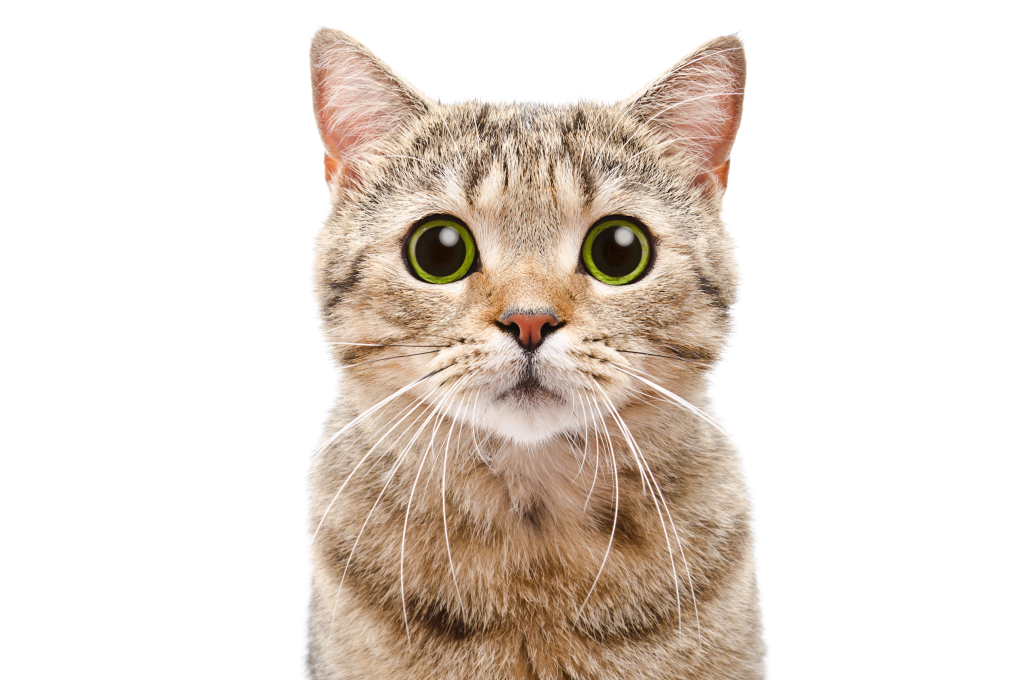
#> input picture example cats/cat_easy.jpg, 4106 x 2720 px (shown at 1/4 size)
$ python imagesegmentation.py
#> lines starting #> are read from the running program, lines starting #| are printed output that depends on the picture
from __future__ import division

import argparse

import networkx.algorithms.flow as algos
import matplotlib.pyplot as plt
from scipy import ndimage
import networkx as nx
import numpy as np
import pickle
import scipy
import time
import cv2
import sys
import os

from collections import defaultdict
from simcut import sim_cut

OBJCOLOR, BKGCOLOR = (0, 0, 255), (0, 255, 0)
OBJCODE, BKGCODE = 1, 2
OBJ, BKG = "OBJ", "BKG"
CUTCOLOR = (0, 0, 255)
SOURCE, SINK = -2, -1
SF = 10

# plant seeds option
MANUAL = False
# plant seeds only ones for every image size and type
MANUAL_FIRST = False
LOADSEEDS = False


# [98 lines left out: functions show_image, plant_seed_manual, not called in this run]


def plant_seed(image: np.ndarray, pathname: str):
    """
    Opens image and seed, and adds the seed onto the image
    :param image: The image to load
    :param pathname: The name tof the image
    :return: The seeds
    """
    seeds_file = "seeds.txt"
    if MANUAL:
        seeds_file = "seeds1.txt"

    def drawLines(x, y, pixelType):
        code = BKGCODE
        if pixelType == OBJ:
            code = OBJCODE

        cv2.circle(seeds, (x // SF, y // SF), 10 // SF, code, -1)

    seeds = np.zeros(image.shape, dtype="uint8")

    f = open(seeds_file, "r")
    size = image.shape[0]
    if size > 100: size = "none"
    line_str = pathname + "_" + str(size) + "\n"
    for x in f:
        if x == line_str:
            x = f.readline()
            while x != "#\n":
                pair = x.split()
                drawLines(int(pair[0]), int(pair[1]), OBJ)
                x = f.readline()
            x = f.readline()

            while x != "#\n":
                pair = x.split()
                drawLines(int(pair[0]), int(pair[1]), BKG)
                x = f.readline()
            break
    f.close()

    return seeds, None


def build_graph(image: np.ndarray, pathname: str, sigma: int = 30, save_seeded_image: bool = False):
    """
    Build the graph from the image
    :param image: The image to build the graph from
    :param pathname: The name of the image
    :param sigma: The sigma to use for calculating the capacity value
    :param save_seeded_image: Should the image with the seed be saved
    :return: The graph and the seeded image
    """
    V = image.size + 2
    if (V > 1e5):
        raise MemoryError
    graph = nx.Graph()
    K, graph = make_N_links(graph, image, sigma=sigma)
    if MANUAL_FIRST and MANUAL:
        seeds, seededImage = plant_seed_manual(image, pathname)
    else:
        seeds, seededImage = plant_seed(image, pathname.split("/")[-1])

    make_T_links(graph, seeds, K)

    if save_seeded_image:
        # Fast way to save the seeds on the image
        pixels = []
        for x in seeds.flatten():
            if x == 0:
                pixels.append((0, 0, 0, 0))
            if x == 1:
                pixels.append((255, 0, 0, 150))
            if x == 2:
                pixels.append((0, 255, 0, 150))
        np_pixels = np.array(pixels)
        plt.imshow(image, cmap="gray")
        plt.imshow(np_pixels.reshape(image.shape[0], image.shape[0], 4))
        plt.axis("off")
        plt.tight_layout()
        os.makedirs("seeded_cats", exist_ok=True)
        plt.savefig(f"seeded_cats/{pathname}_{image.shape[0]}.png", bbox_inches='tight', pad_inches=0)
    return graph, seededImage


def make_N_links(graph, image, sigma=30):
    """
    Create the N links of the graph from the image.
    :param graph: The graph to add the capacity on
    :param image: The image of reference
    :param sigma: The sigma to use in the calculation
    :return: The K value for the T links and the graph
    """
    boundray_penalty_constant = -2 * pow(sigma, 2)

    K = -float("inf")
    r, c = image.shape

    # Create a mask for all pixels under the original pixels
    zero_len_vec = np.expand_dims(np.zeros(image.shape[1]), axis=0)
    Dimage = np.vstack((image, zero_len_vec))[1:, :]

    # Create a mask for all pixels to the right of the original pixels
    zero_high_vec = np.expand_dims(np.zeros(image.shape[0]), axis=1)
    Rimage = np.hstack((image, zero_high_vec))[:, 1:]

    # Calculate the links between the rows
    Dimage = 100 * np.exp(((image.astype("int32") - Dimage.astype("int32")) ** 2) / boundray_penalty_constant)[:-1, :]
    # Calculate the links between the cols
    Rimage = 100 * np.exp(((image.astype("int32") - Rimage.astype("int32")) ** 2) / boundray_penalty_constant)[:, :-1]

    # Create the nodes of the graph and define the capacity of the rows
    for i in range(r - 1):
        x = np.arange(c) + (i * c)
        s = Dimage[i, :]
        y = np.arange(c) + ((i + 1) * c)
        a = np.vstack((x, y, s)).T
        graph.add_weighted_edges_from(a, weight="capacity")
    # Define the capacity of the cols
    for i in range(c - 1):
        x = np.arange(r) * (r) + i
        s = Rimage[:, i]
        y = np.arange(r) * (r) + (i + 1)
        a = np.vstack((x, y, s)).T
        graph.add_weighted_edges_from(a, weight="capacity")
    # Define K to be the maximum capacity in the graph
    K = max([c["capacity"] for s, t, c in graph.edges(data=True)])

    return K, graph


def make_T_links(graph, seeds, K):
    """
    Create the T links of the graph. works inplace.
    :param graph: The graph to add the T links on
    :param seeds: The seeds to connect
    :param K: The capacity of the T links
    :return: None
    """
    r, c = seeds.shape

    for i in range(r):
        for j in range(c):
            x = i * c + j
            if seeds[i][j] == OBJCODE:
                graph.add_edge(SOURCE, x, capacity=K)
            elif seeds[i][j] == BKGCODE:
                graph.add_edge(SINK, x, capacity=K)


# [18 lines left out: function display_cut, not called in this run]


def create_graph_from_img(imagefile: str, sigma: int, size=None):
    """
    Create graph from the image
    :param imagefile: The path of the image
    :param size: A size for resizing the image
    :param sigma: The initial sigma to calculate the capacity with
    :return: The graph created, the image loaded ,the size chosen and the name of the image
    """
#> called with imagefile = 'example cats/cat_easy.jpg', sigma = 30, size = (30, 30)
    pathname = os.path.splitext(imagefile)[0]
    image = cv2.imread(imagefile, cv2.IMREAD_GRAYSCALE)
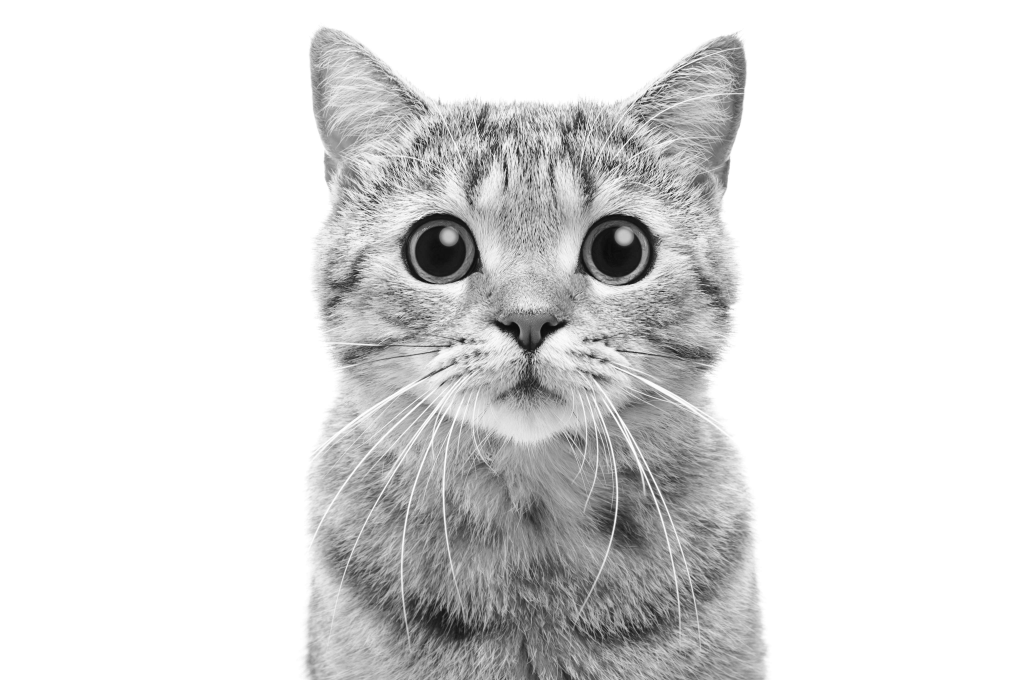
#> image: shape (2720, 4106) (shown at 1/4 size); min 0, max 255, mean 221.2
    if size != (None, None):
        image = cv2.resize(image, size)
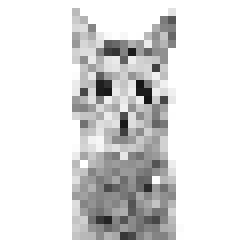
#> image: shape (30, 30) (shown 8 times larger); min 20, max 255, mean 221
    else:
        q, w = image.shape
        m = min(q, w)
        image = cv2.resize(image, (m, m))

    while True:
        try:
            graph, seededImage = build_graph(image, pathname, sigma=sigma)
            print(f"The resolution will be: {image.shape[0]}x{image.shape[1]}")
            size = (int(image.shape[0]), int(image.shape[1]))
            break
        except MemoryError:
            size = (int(image.shape[0] * 0.75), int(image.shape[1] * 0.75))
            image = cv2.resize(image, size)
            continue
#> this loop made 1 pass; (reads seeds.txt from the repository)
#> pass 1, in make_N_links, `Dimage = np.vstack((image, zero_len_vec))[1:, :]`:
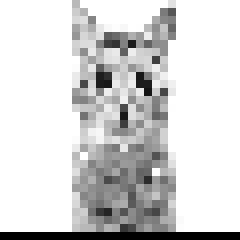
#> Dimage: shape (30, 30) float64 (shown 8 times larger); min 0, max 255, mean 212.5
#> pass 1, in make_N_links, `Rimage = np.hstack((image, zero_high_vec))[:, 1:]`:
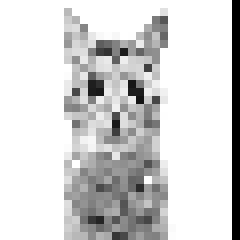
#> Rimage: shape (30, 30) float64 (shown 8 times larger); min 0, max 255, mean 212.5
#> pass 1, in make_N_links, `Dimage = 100 * np.exp(((image.astype("int32") - Dimage.astype("int32")..`:
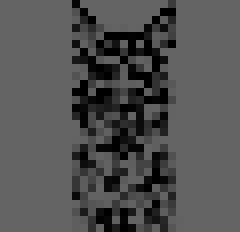
#> Dimage: shape (29, 30) float64 (shown 8 times larger); min 1.13e-09, max 100, mean 81.4
#> pass 1, in make_N_links, `Rimage = 100 * np.exp(((image.astype("int32") - Rimage.astype("int32")..`:
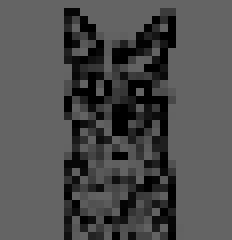
#> Rimage: shape (30, 29) float64 (shown 8 times larger); min 7.03e-10, max 100, mean 77.5
#> `graph, image, size_, pathname = create_graph_from_img(img_path, sigma=..`: size_ = (30, 30); pathname = 'example cats/cat_easy'
    return graph, image, size, pathname


def image_segmentation(graph, image, size, pathname, flag=False, algo=None, algo_name=None, show=False,
                       sigma: int = 30, sim_cut_i=20):
    """
    The main segmentation workflow
    :param graph: The graph to work with
    :param image: The image to segment
    :param size: A size to resize
    :param pathname: The name of the image
    :param algo: The algorithm to use in the segmentation
    :param algo_name: The name of the algorithm
    :param sigma: The sigma to calculate the capacity with
    :param flag: A flag for the shortest augmenting path algorithm. if false- use one phase, else- two phases
    :param show: True to show the segmentation after the calculation
    :return: The time of the calculation and the size of the image
    """
#> called with size = (30, 30), pathname = 'example cats/cat_easy', flag = False, algo_name = 'boykov_kolmogorov', show = False, sigma = 30, sim_cut_i = 20
    print(algo_name)

    global SOURCE, SINK
    found_good_sigma = False
    while not found_good_sigma:
        if algo_name == "shortest_augmenting_path" and flag is False:
            start_time = time.process_time()
            cut_value, partition = nx.minimum_cut(graph, SOURCE, SINK, capacity="capacity", flow_func=algo,
                                                  two_phase=False)
            end_time = time.process_time()

        elif algo_name == "shortest_augmenting_path":
            start_time = time.process_time()
            cut_value, partition = nx.minimum_cut(graph, SOURCE, SINK, capacity="capacity", flow_func=algo,
                                                  two_phase=True)
            end_time = time.process_time()

        elif "sim_cut" in algo_name:
            start_time = time.time()
            segmentation = algo(graph, SOURCE, SINK, sim_cut_i=sim_cut_i)
            end_time = time.time()
            # end of calculation - make the data look like the other algorithms
            segmentation = (segmentation.reshape(size))
            imax = (scipy.ndimage.maximum_filter(segmentation, size=3) != segmentation)
            # keep only pixels of original image at borders
            edges = np.where(imax, 1, -1).reshape(size[0] ** 2)
            cuts = []
            for node in np.where(edges > 0)[0]:
                if node < (len(graph) - 2):
                    cuts.append((node, node))
        else:
            # Normal case
            start_time = time.process_time()
            cut_value, partition = nx.minimum_cut(graph, SOURCE, SINK, capacity="capacity", flow_func=algo)
            end_time = time.process_time()

        try:
            reachable, non_reachable = partition  # This line will fail if we used sim cut
            cutset_clean = set()
            for u, nbrs in ((n, graph[n]) for n in reachable):
                cutset_clean.update((u, v) for v in nbrs if v in non_reachable)
            if len(cutset_clean) == 0:
                sigma += 10
                print(f"trying another sigma. sigma={sigma}")
                if sigma > 100:
                    found_good_sigma = True
                    cuts = sorted(cutset_clean)
                    print("Can't find a good sigma")
                graph, seededImage = build_graph(image, pathname, sigma=sigma)
            else:
                found_good_sigma = True
                cuts = sorted(cutset_clean)
        except:
            # sim cut was used
            break
#> after the loop, sigma = 30
    print("cuts:")
    print(cuts)
    print("Time to calculate:")
    print(end_time - start_time)
    image = display_cut(image, cuts)
    image = cv2.resize(image, (0, 0), fx=SF, fy=SF)
    if show:
        show_image(image)
    os.makedirs(f"{pathname} results", exist_ok=True)
    savename = f"{pathname} results/ {algo_name}_{size}_result.jpg"
    cv2.imwrite(savename, image)
    print("Saved image as", savename)
    return end_time - start_time, len(graph)


def parseArgs(algo_options_dict, default_images):
    parser = argparse.ArgumentParser()
    parser.add_argument("-p", "--paths", "--imagefile", type=str, nargs="*", default=default_images,
                        help="Path of images. could be one or more. default is an example of 4 cats.")
    parser.add_argument("--size", "-s",
                        default="30", type=str,
                        help="The resize value. Takes only one number. Defaults to 30 (30x30).Type 'None' for maximum "
                             "resolution.")
    parser.add_argument("--algos", "-a", default=["bk"], nargs='*',
                        choices=["all", *[o for o in algo_options_dict.keys()]],
                        help="The algorithms to use in this run. one or more. default is boyokov kolmagorov.")
    parser.add_argument("--sigma", default=30, type=int,
                        help="The sigma to use in the capacity calculations. default is 30.")
    parser.add_argument("-i", "-iter", "--iterations", default=20, type=int,
                        help="Number of iterations if sim cut is one of the algorithms. default is 20.")

    return parser.parse_args()


if __name__ == "__main__":
    algo_options_dict = {"pp": algos.preflow_push, "sc": sim_cut, "bk": algos.boykov_kolmogorov,
                         "sap": algos.shortest_augmenting_path, "dinitz": algos.dinitz, "d": algos.dinitz,
                         "ek": algos.edmonds_karp}
    default_images = ["example cats/cat_easy.jpg", "example cats/cat_a.jpg", "example cats/cat_yoy.jpg",
                      "example cats/cat_medium.jpg"]
    args = parseArgs(algo_options_dict, default_images)
    sigma = args.sigma
    images = args.paths
    sim_cut_i = args.iterations
    manual = (images != default_images)
    try:
        size = int(args.size)
    except:
        size = None
    if "all" in args.algos:
        algorithms = [i for i in algo_options_dict.values()]
        # Add shortest augmenting path two phase
        algorithms.append(algos.shortest_augmenting_path)
    else:
        algorithms = [algo_options_dict[i] for i in args.algos]


    def dd():
        return defaultdict(dict)


    all_runs_data = defaultdict(dd)
    try:
        if not manual:
            with open("pickled_data", "rb") as f:
                all_runs_data = pickle.load(f)
                f.close()
    except:
        pass

    if len(sys.argv) > 1:
        MANUAL = manual

    if manual:
        target_sizes = [size]
    else:
        target_sizes = [30, 100, None]

    for size in target_sizes:
        flag = False
        MANUAL_FIRST = True
        for algo in algorithms:
            # Save the algorithm nam for saving
            if algo.__name__ == "shortest_augmenting_path" and flag is False:
                algo_name = algo.__name__ + " one phase"
            elif algo.__name__ == "shortest_augmenting_path" and flag is True:
                algo_name = algo.__name__ + " two phase"
            elif algo.__name__ == "sim_cut":
                algo_name = f"sim_cut_{sim_cut_i}_iter_better_implement"
            else:
                algo_name = algo.__name__

            run_data = {}
            for img_path in images:
                graph, image, size_, pathname = create_graph_from_img(img_path, sigma=sigma, size=(size, size))
                try:
                    all_runs_data[algo_name][len(graph)][
                        img_path.split("/")[-1].replace(".jpg", "").replace(".png", "")]

                    # This data was collected already - skip it
                    continue
                except:
                    pass
#> (the run stopped early here; a loop or call above may not have finished)
